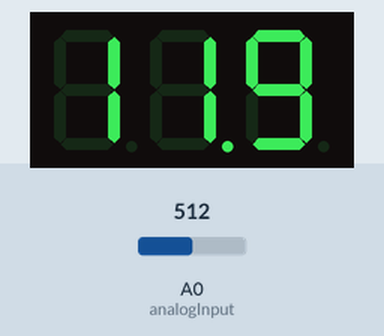
Recording of a sketch running on a simulated Arduino Uno, built with avr-gcc and run on an emulated ATmega328P. Parts: 3-digit seven-segment display. The test bench sets the inputs (shaded band); at power-on: A0 (analogInput) = 512.

Above: at 1.8 s.
1.9 s: A0 (analogInput) set to 716
At 2.3 s:
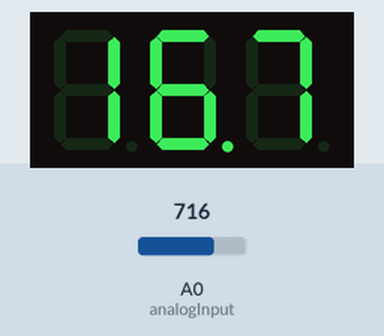
3.5 s: A0 (analogInput) set to 900
At 5.0 s:
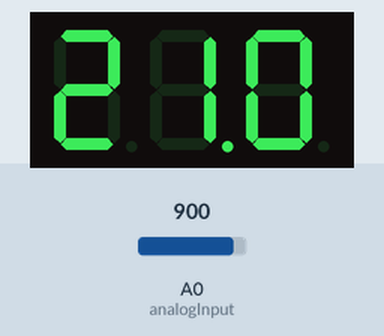
5.5 s: A0 (analogInput) set to 1023
At 6.6 s:
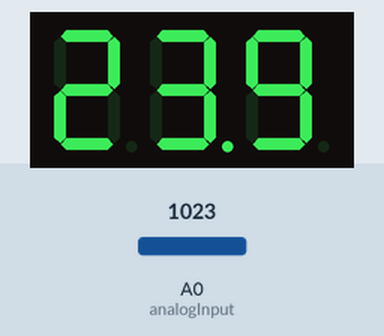
Timing chart, 0 to 8.5 s (numbered marks = the images above; inputs shaded):
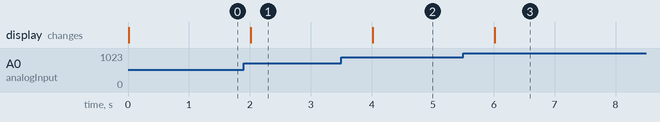

The sketch:

Multimeter.ino
```cpp
#include <SevSeg.h>
#include <TimerOne.h>

  byte numDigits = 3;
  byte digitPins[3] = {2,3,4};
  byte segmentPins[8] = {5, 6, 7, 8, 9, 10, 11, 12};
  bool resistorsOnSegments = false; // 'false' means resistors are on digit pins
  byte hardwareConfig = COMMON_ANODE; // See README.md for options
  bool updateWithDelays = false; // Default 'false' is Recommended
  bool leadingZeros = true; // Use 'true' if you'd like to keep the leading zeros
  bool disableDecPoint = false; // Use 'true' if your decimal point doesn't exist or isn't connected

  SevSeg disp;

int analogInput = 0;
float vout = 0.0;
float vin = 0.0;
float R2 = 465; // Widerstandswert R2
float R1 = 9750.0; // Widerstandswert R1
int values = 0;
float reference = 1.09;

int digits = 2;
int number;


void setup(){
  disp.begin(hardwareConfig, numDigits, digitPins, segmentPins, resistorsOnSegments,
  updateWithDelays, leadingZeros, disableDecPoint);
  Timer1.initialize(1000); // alle 1000µs
  Timer1.attachInterrupt(updateDisplay);
  disp.setNumber(0);

  pinMode(analogInput,INPUT);
  analogReference(INTERNAL);
  delay(10);


}

void updateDisplay(){
  disp.refreshDisplay();
}

void loop(){


  values=analogRead(analogInput);
  vout = (values*1.09)/1024.0;
  vin = vout/(R2/(R1+R2));

  if(vin > 9.99){
    digits = 1;
    number = vin * 10;
  } else {
    digits = 2;
    number = vin * 100;
  }

    disp.setNumber(number,digits);
    delay(1000);


}
```

Measured:
- after the input at 1.9 s, the display: changes after 0.11 s (image 1)
- after the input at 3.5 s, the display: changes after 0.51 s (image 2)
- after the input at 5.5 s, the display: changes after 0.51 s (image 3)
